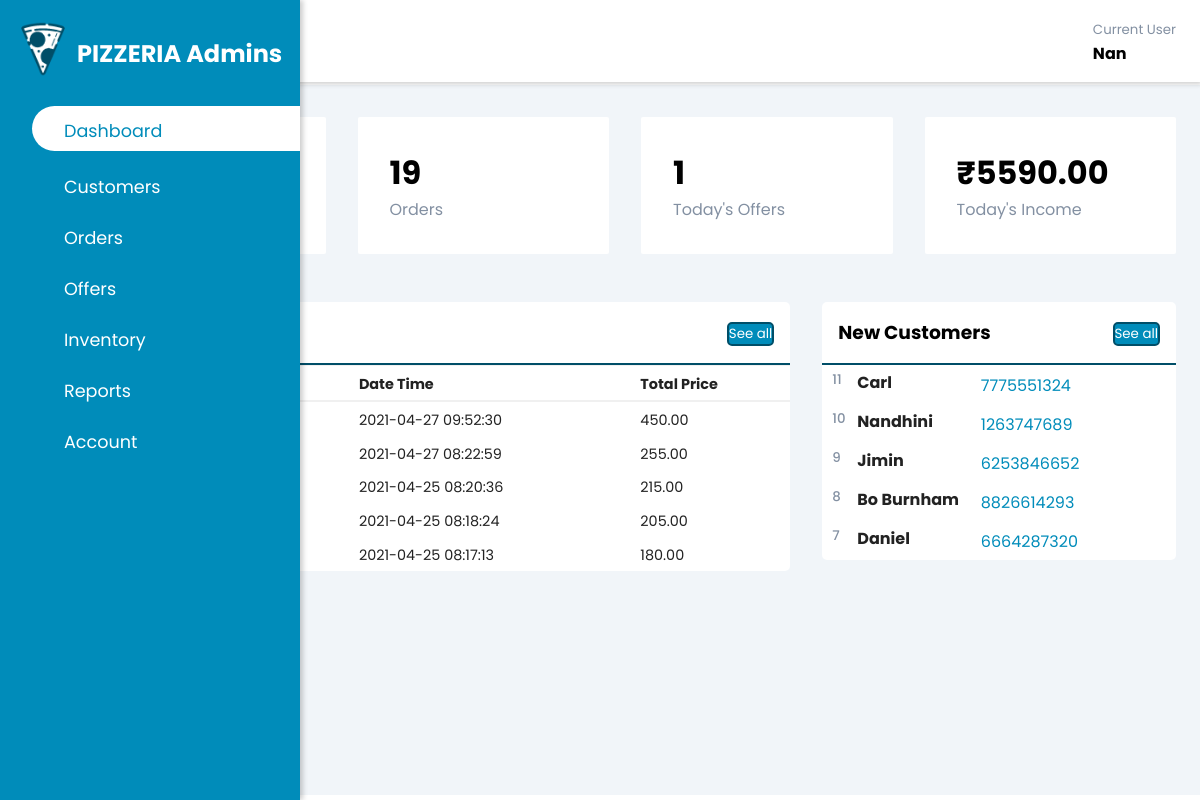
The page /Ann_adminWeb/website/index.php (signed in) on the database its author committed.
### tables this page shows
CREATE TABLE `orders` (
  `Order_id` int(11) NOT NULL,
  `Cust_ID` int(11) NOT NULL,
  `O_Date_Time` datetime DEFAULT NULL,
  `Total_Price` decimal(10,2) NOT NULL,
  `O_House_No` varchar(5) NOT NULL,
  `O_Street_No` int(5) NOT NULL,
  `O_Pin_Code` int(6) NOT NULL,
  `O_Mail` varchar(50) NOT NULL,
  `Contact_No` bigint(10) NOT NULL,
  `Pay` enum('cash','gpay') NOT NULL,
  `Total_Orders` int(11) NOT NULL,
  `Final_Price` decimal(10,2) NOT NULL DEFAULT 0.00,
  `offer_id` int(11) DEFAULT 0
);

CREATE TABLE `cust_acct` (
  `Cust_ID` int(11) NOT NULL,
  `C_Name` varchar(30) NOT NULL,
  `C_Ph_No` bigint(10) NOT NULL,
  `C_Mail` varchar(50) NOT NULL,
  `C_Username` varchar(15) NOT NULL,
  `C_Password` varchar(15) NOT NULL
);

### Ann_adminWeb/website/index.php (the view, shortened to what this page needs)
<?php
require_once('..\login_reg\config.php');
?>
<!DOCTYPE html>
<html lang="en">
<head>
    <link rel="stylesheet" href="https://maxst.icons8.com/vue-static/landings/line-awesome/line-awesome/1.3.0/css/line-awesome.min.css">
    <link rel="stylesheet" href="style.css">
</head>
<body>
    <div class="sidebar">
        <div class="sidebar-brand">
            <img src="img/logo_BW.png" alt="pizzeria logo in black and white">
            <h2>PIZZERIA Admins</h2>
        </div>
        <div class="sidebar-menu">
            <ul>
                <li>
                    <a href="index.php" class="weblink active">
                        <span class="las la-home"></span>
                        <span>Dashboard</span>
                    </a>
                </li>
                <li>
                    <a href="customerspage.php" class="weblink">
                        <span class="las la-users"></span>
                        <span>Customers</span>
                    </a>
                </li>
                <li>
                    <a href="orderspage.php" class="weblink">
                        <span class="las la-file-invoice-dollar"></span>
                        <span>Orders</span>
                    </a>
                </li>
                <li>
                    <a href="offerspage.php" class="weblink">
                        <span class="lar la-star"></span>
                        <span>Offers</span>
                    </a>
                </li>
                <li>
                    <a href="inventorypage.php" class="weblink">
                        <span class="las la-pizza-slice"></span>
                        <span>Inventory</span>
                    </a>
                </li>
                <li>
                    <a href="reportspage.php" class="weblink">
                        <span class="las la-chart-area"></span>
                        <span>Reports</span>
                    </a>
                </li>
                <li>
                    <a href="accountpage.php" class="weblink">
                        <span class="las la-user-circle"></span>
                        <span>Account</span>
                    </a>
                </li>
            </ul>
        </div>
    </div>
    <div class="main-content">
        <header>
            <h2>
            </h2>
            <div class="user-wrapper">
                <div>
                    <small>Current User</small>
                    <h4>
                        <?php
                        echo $_SESSION['username'];
                        ?>
                    </h4>
                </div>
            </div>
        </header>
        <main>
            <div class="cards">
                <div class="card-single">
                    <div>
                        <h1>
                        </h1>
                        <span>Customers</span>
                    </div>
                </div>
                <div class="card-single">
                    <div>
                        <h1>
                            <?php
                            $query="SELECT * from orders";
                            $result=mysqli_query($conn, $query);
                            echo mysqli_num_rows($result);
                            ?>
                        </h1>
                        <span>Orders</span>
                    </div>
                </div>
                <div class="card-single">
                    <div>
                        <h1>
                            <?php
                            $query="SELECT todayoffers() as num";
                            $result=mysqli_query($conn, $query);
                            $row=mysqli_fetch_assoc($result);
                            echo $row['num'];
                            ?>
                        </h1>
                        <span>Today's Offers</span>
                    </div>
                </div>
                <div class="card-single">
                    <div>
                        <h1>
                            <?php
                            $query="SELECT SUM(Total_Price) as tot from orders";
                            $result=mysqli_query($conn, $query);
                            $income=mysqli_fetch_assoc($result);
                            echo "₹".$income["tot"];
                            ?>
                        </h1>
                        <span>Today's Income</span>
                    </div>
                </div>
            </div>
            <div class="recent-grid">
                <div class="recentorders">
                    <div class="card">
                        <div class="card-header">
                            <h3>Recent Orders</h3>
                            <a href="datapage.php"><button>See all <span class="las la-arrow-right"></span></button></a>
                        </div>
                        <div class="card-body">
                            <div class="table-responsive">
                                <table style="width:100%">
                                    <thead id="table header">
                                        <tr>
                                            <th id="o_id"><strong>Order ID</strong></th>
                                            <th id="c_id"><strong>Customer</strong></th>
                                            <th id="date"><strong>Date Time</strong></th>
                                            <th id="price"><strong>Total Price</strong></th>
                                        </tr>
                                    </thead>
                                    <tbody>
                                        <?php
                                        $sql_orders="select Order_ID, Cust_ID, O_Date_Time, Total_Price from orders where O_Date_Time is not null order by o_date_time desc";
                                        $result_orders=mysqli_query($conn, $sql_orders);
                                        $num_orders = mysqli_num_rows($result_orders);
                                        if ($num_orders > 0) {
                                            $count_order = 0;
                                            while($row_5order=mysqli_fetch_assoc($result_orders) and $count_order!=5) {
                                                echo "<tr>
                                                    <td>".$row_5order["Order_ID"]."</td>
                                                    <td>".$row_5order["Cust_ID"]."</td>
                                                    <td>".$row_5order["O_Date_Time"]."</td>
                                                    <td>".$row_5order["Total_Price"]."</td>
                                                </tr>";
                                                $count_order+=1;
                                            }
                                        } else {
                                            echo "0 results";
                                        }
                                        ?>
                                    </tbody>
                                </table>
                            </div>
                        </div>
                    </div>
                </div>
                <div class="recentcustomers">
                    <div class="card">
                        <div class="card-header">
                            <h3>New Customers</h3>
                            <a href="datapage.php"><button>See all <span class="las la-arrow-right"></span></button></a>
                        </div>
                        <div class="card-body">
                            <?php
                                $sql_cust = mysqli_query($conn, "select Cust_ID, C_Name, C_Ph_No from cust_acct order by cust_id desc");
                                $num_cust = mysqli_num_rows($sql_cust);
                                if ($num_cust > 0) {
                                    $count_cust = 0;
                                    while(($row_cust = mysqli_fetch_assoc($sql_cust)) and $count_cust!=5) {
                                        echo
                            "<div class='customer'>
                                <div class='info'>
                                    <small>".$row_cust["Cust_ID"]."</small>
                                    <h4>".$row_cust["C_Name"]."</h4>
                                    <div class='contact'>
                                        <span class='las la-phone'></span>
                                        <span class='phonenum'><small>".$row_cust["C_Ph_No"]."</small></span>
                                    </div>
                                </div>
                            </div> ";
                                        $count_cust+=1;
                                    }
                                }
                            ?>
                        </div>
                    </div>
                </div>
            </div>
        </main>
    </div>
</body>
</html>

### Ann_adminWeb/website/style.css (style rules this page uses)
:root { --main-lighter: #5ec6e9; --main-color: #008cba; --main-darker: #004e68; --color-dark: #1D2231; --text-gray: #8390A2; }
* { margin: 0; padding: 0; box-sizing: border-box; list-style-type: none; text-decoration: none; font-family: 'Poppins', sans-serif; }
.sidebar { width: 300px; position: fixed; left: 0; top: 0; height: 100%; background: var(--main-color); z-index: 100; transition: width 300ms; }
.sidebar-brand { height: 90px; padding: 0.7rem 0rem 1rem 2rem; color: #fff; }
.sidebar-brand h2 { text-align: left; margin-left: 45px; margin-top: 25px; position: absolute; }
.sidebar-brand img { display: inline-block; padding-right: 1rem; width: 4.5rem; position: absolute; top: 21px; left: 15px; }
.sidebar-menu { margin-top: 1rem; }
.sidebar-menu li { width: 100%; margin-bottom: 1rem; padding-left: 1rem; }
.sidebar-menu a { display: block; color: #fff; font-size: 1.1rem; padding-left: 1rem; }
.sidebar-menu a.active { background: #fff; padding-top: 0.3rem; padding-bottom: 0.3rem; color: var(--main-color); border-radius: 30px 0px 0px 30px; }
.sidebar-menu a span:first-child { font-size: 1.5rem; padding-right: 1rem; }
.main-content { transition: margin-left 300ms; margin-left: 300px; }
header { background: #fff; display: flex; justify-content: space-between; padding: 1rem 1.5rem; box-shadow: 2px 2px 5px rgba(0,0,0,0.2); position: fixed; left: 300px; width: calc(100% - 300px); top: 0; z-index: 100; transition: left 300ms; }
header h2 { display: inline-flex; align-items: center; color: #222; }
.user-wrapper { display: flex; align-items: center; }
.user-wrapper small { display: inline-block; color: var(--text-gray); }
main { margin-top: 85px; padding: 2rem 1.5rem; background: #f1f5f9; min-height: calc(100vh - 90px); }
.cards { display: grid; grid-template-columns: repeat(4, 1fr); grid-gap: 2rem; }
.card-single { display: flex; justify-content: space-between; background: #fff; padding: 2rem; border-radius: 2px; box-shadow: 0 0 0 0 rgba(0,0,0,0.2); transition: 0.3s; }
.card-single div:first-child span { color: var(--text-gray); }
.recent-grid { margin-top: 3rem; display: grid; grid-gap: 0rem; grid-template-columns: 65% auto; }
.card { background: #fff; border-radius: 5px; }
.card-header { padding: 1rem; }
.card-header { display: flex; justify-content: space-between; align-items: center; border-bottom: 2.5px solid var(--main-darker); }
.card-header button { cursor: pointer; color: #fff; background: var(--main-color); border-radius: 5px; font-size: 0.8 rem; padding-top: 0.25rem 0.5rem; border: 2px solid var(--main-darker); transition: 0.3s; }
table { border-collapse: collapse; }
thead tr { border-top: 1px solid #f0f0f0; border-bottom: 2px solid #f0f0f0; }
th { text-align: left; }
td, th { padding: 0.5rem 0rem 0.3rem 0.5rem; font-size: 0.9rem; color: #222; }
tr td:last-child, th:last-child { display: flex; align-items: center; }
.table-responsive { width: 100%; overflow-x: auto; }
.recentcustomers { align-items: center; padding-left: 2rem; }
.recentcustomers .card-header { display: flex; justify-content: space-between; align-items: center; }
.customer { padding-top: 5px; padding-bottom: 5px; }
.info { display: grid; grid-template-columns: 25px 1fr 1.5fr; padding-left: 10px; padding-right: 10px; }
.info h4 { color: #222; }
.info > small { font-weight: 500; text-align: left; color: var(--text-gray); }
.contact { display: inline; }
.contact span { font-size: 1.2rem; color: var(--main-color); }
@media only screen and (max-width: 1200px) { .sidebar { width: 50px; } }
@media only screen and (max-width: 1200px) { .sidebar img { display: inline-block; padding-right: 1rem; width: 3.5rem; position: absolute; top: 27px; left: 5px; } }
@media only screen and (max-width: 1200px) { .sidebar .sidebar-brand, .sidebar li { padding-left: 0.3rem; text-align: center; } }
@media only screen and (max-width: 1200px) { .sidebar li a { padding-left: 0.5rem; } }
@media only screen and (max-width: 1200px) { .sidebar .sidebar-brand h2, .sidebar li a span:last-child { display: none; } }
@media only screen and (max-width: 1200px) { .main-content { margin-left: 50px; } }
@media only screen and (max-width: 1200px) { .main-content header { width: calc(100% - 50px); left: 50px; } }

### rows shown on the page
orders: O_Date_Time "2021-04-27 09:52:30", Total_Price "450.00"
orders: O_Date_Time "2021-04-27 08:22:59", Total_Price "255.00"
orders: O_Date_Time "2021-04-25 08:20:36", Total_Price "215.00"
orders: O_Date_Time "2021-04-25 08:18:24", Total_Price "205.00"
orders: O_Date_Time "2021-04-25 08:17:13", Total_Price "180.00"
cust_acct: Cust_ID "11", C_Name "Carl", C_Ph_No "7775551324"
cust_acct: Cust_ID "10", C_Name "Nandhini", C_Ph_No "1263747689"
cust_acct: Cust_ID "9", C_Name "Jimin", C_Ph_No "6253846652"
cust_acct: Cust_ID "8", C_Name "Bo Burnham", C_Ph_No "8826614293"
cust_acct: Cust_ID "7", C_Name "Daniel", C_Ph_No "6664287320"

### other values the page prints
$_SESSION['username'] "Nan"
mysqli_num_rows($result) "19"
$row['num'] "1"
$income["tot"] "5590.00"
